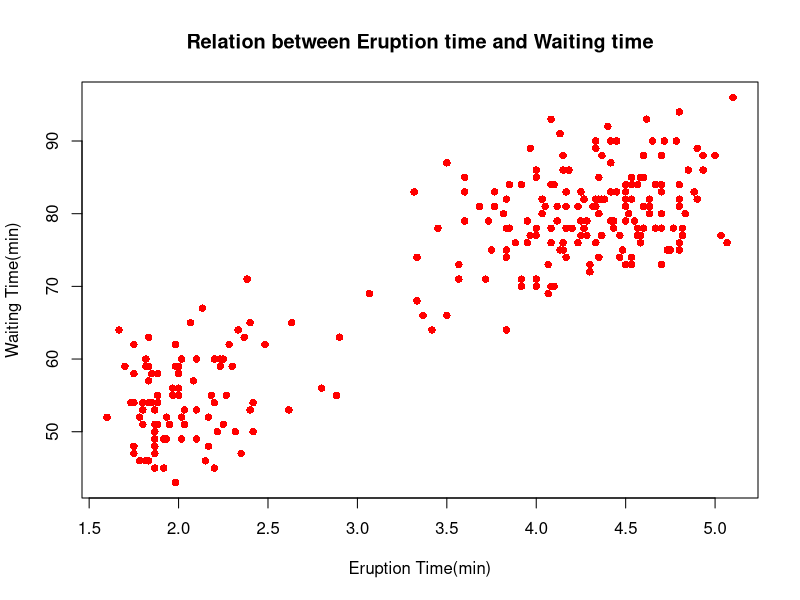

Write R code to recreate this figure.
## ---- chunk 1
#| echo: false
# loading the data
data("faithful")
#plotting a scatter plot
plot(faithful$eruptions,faithful$waiting,pch=16,col="red",
     main="Relation between Eruption time and Waiting time",xlab = "Eruption Time(min)",
     ylab="Waiting Time(min)")

